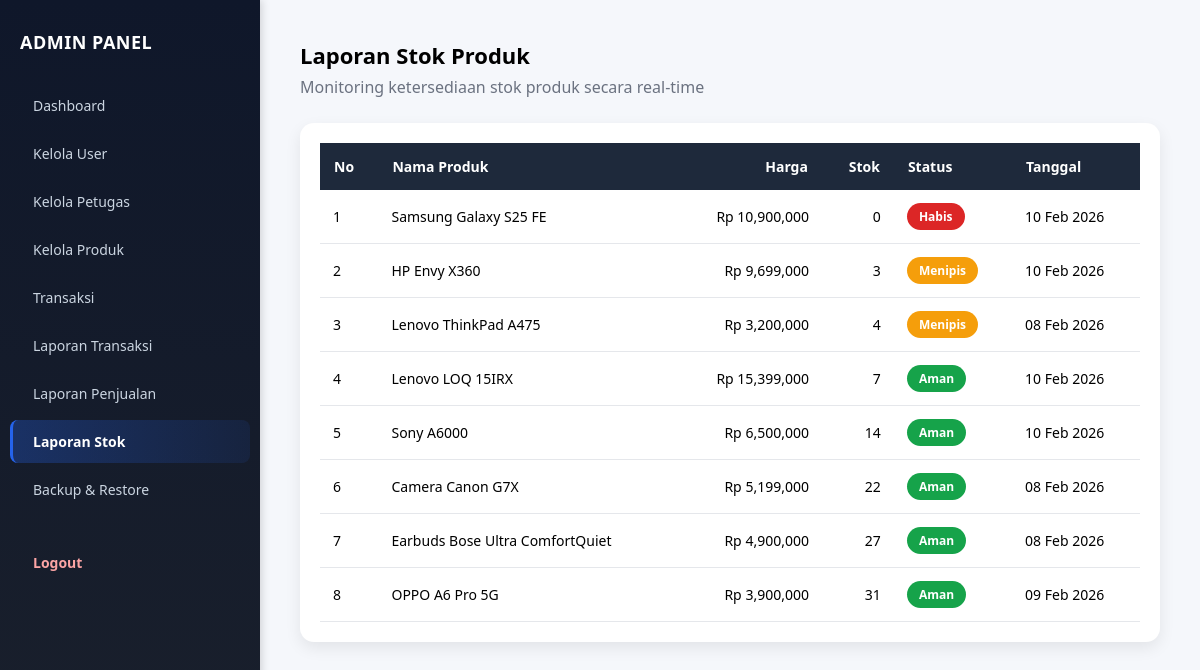
/admin/laporan_stok.php (signed in), run on the app's committed database.
### tables this page shows
CREATE TABLE `produk` (
  `id` int(11) NOT NULL AUTO_INCREMENT,
  `nama` varchar(100) NOT NULL,
  `harga` int(11) NOT NULL,
  `stok` int(11) NOT NULL,
  `created_at` timestamp NOT NULL DEFAULT current_timestamp(),
  `foto` text DEFAULT NULL,
  `is_flash_sale` int(1) DEFAULT 0,
  PRIMARY KEY (`id`)
);

### admin/laporan_stok.php (the view, shortened to what this page needs)
<?php
include __DIR__ . "/../config/database.php";
$dataProduk = mysqli_query($conn, "
  SELECT id, nama, harga, stok, created_at
  FROM produk
  ORDER BY stok ASC
");
?>
<!DOCTYPE html>
<html lang="id">
<head>
</head>
<body>
    <div class="wrapper">
        <div class="sidebar">
            <h2>ADMIN PANEL</h2>
            <a href="dashboard.php">Dashboard</a>
            <a href="user.php">Kelola User</a>
            <a href="petugas.php">Kelola Petugas</a>
            <a href="produk.php">Kelola Produk</a>
            <a href="transaksi.php">Transaksi</a>
            <a href="laporan_transaksi.php">Laporan Transaksi</a>
            <a href="laporan_penjualan.php">Laporan Penjualan</a>
            <a href="laporan_stok.php" class="active">Laporan Stok</a>
            <a href="backup_restore.php">Backup & Restore</a>
            <a href="logout.php" class="logout-btn" onclick="return confirm('Apakah Anda yakin ingin logout?')">
                Logout
            </a>
        </div>
        <div class="content">
            <h1>Laporan Stok Produk</h1>
            <p>Monitoring ketersediaan stok produk secara real-time</p>
            <div class="card">
                <table>
                    <tr>
                        <th>No</th>
                        <th>Nama Produk</th>
                        <th class="text-right">Harga</th>
                        <th class="text-right">Stok</th>
                        <th>Status</th>
                        <th>Tanggal</th>
                    </tr>
                    <?php
                    $no = 1;
                    while ($p = mysqli_fetch_assoc($dataProduk)) {
                        if ($p['stok'] == 0) {
                            $status = "<span class='badge habis'>Habis</span>";
                        } elseif ($p['stok'] <= 5) {
                            $status = "<span class='badge menipis'>Menipis</span>";
                        } else {
                            $status = "<span class='badge aman'>Aman</span>";
                        }
                    ?>
                        <tr>
                            <td><?= $no++ ?></td>
                            <td><?= htmlspecialchars($p['nama']) ?></td>
                            <td class="text-right">Rp <?= number_format($p['harga']) ?></td>
                            <td class="text-right"><?= $p['stok'] ?></td>
                            <td><?= $status ?></td>
                            <td><?= date('d M Y', strtotime($p['created_at'])) ?></td>
                        </tr>
                    <?php } ?>
                </table>
            </div>
        </div>
    </div>
</body>
</html>

### admin/laporan_stok.php (style rules this page uses)
* { box-sizing: border-box; margin: 0; padding: 0; font-family: 'Segoe UI', Tahoma, Geneva, Verdana, sans-serif; }
body { margin: 0; background: #f5f7fb; }
.wrapper { display: flex; min-height: 100vh; }
.sidebar { width: 260px; background: linear-gradient(180deg, #0f172a 0%, #1a202c 100%); color: #e2e8f0; padding: 30px 0; box-shadow: 2px 0 8px rgba(0, 0, 0, 0.15); position: fixed; height: 100vh; overflow-y: auto; }
.sidebar h2 { font-size: 18px; font-weight: 700; margin: 0 20px 30px; color: #fff; letter-spacing: 0.5px; }
.sidebar a { display: block; font-size: 14px; font-weight: 500; color: #cbd5e1; text-decoration: none; padding: 12px 20px; margin: 5px 10px; border-radius: 8px; transition: all 0.3s ease; border-left: 3px solid transparent; }
.sidebar a.active { background: linear-gradient(90deg, rgba(37, 99, 235, 0.3), rgba(37, 99, 235, 0.1)); color: #fff; border-left-color: #2563eb; font-weight: 600; }
.sidebar a.logout-btn { color: #fca5a5; font-weight: 600; margin-top: 30px; }
.content { flex: 1; margin-left: 260px; padding: 40px; }
.content h1 { font-size: 22px; margin-bottom: 6px; }
.content p { color: #6b7280; margin-bottom: 25px; }
.card { background: #fff; padding: 20px; border-radius: 14px; box-shadow: 0 6px 16px rgba(0, 0, 0, .08); }
table { width: 100%; border-collapse: collapse; }
th { background: #1e293b; color: #fff; padding: 14px; font-size: 14px; text-align: left; }
td { padding: 13px; border-bottom: 1px solid #e5e7eb; font-size: 14px; }
.badge { padding: 5px 12px; border-radius: 999px; font-size: 12px; font-weight: 600; color: #fff; display: inline-block; }
.aman { background: #16a34a; }
.menipis { background: #f59e0b; }
.habis { background: #dc2626; }
.text-right { text-align: right; }

### data on the page
produk: nama "Samsung Galaxy S25 FE", harga "10,900,000", stok "0", shows "Habis", created_at "10 Feb 2026"
produk: nama "HP Envy X360", harga "9,699,000", stok "3", shows "Menipis", created_at "10 Feb 2026"
produk: nama "Lenovo ThinkPad A475", harga "3,200,000", stok "4", shows "Menipis", created_at "08 Feb 2026"
produk: nama "Lenovo LOQ 15IRX", harga "15,399,000", stok "7", shows "Aman", created_at "10 Feb 2026"
produk: nama "Sony A6000", harga "6,500,000", stok "14", shows "Aman", created_at "10 Feb 2026"
produk: nama "Camera Canon G7X", harga "5,199,000", stok "22", shows "Aman", created_at "08 Feb 2026"
produk: nama "Earbuds Bose Ultra ComfortQuiet", harga "4,900,000", stok "27", shows "Aman", created_at "08 Feb 2026"
produk: nama "OPPO A6 Pro 5G", harga "3,900,000", stok "31", shows "Aman", created_at "09 Feb 2026"
